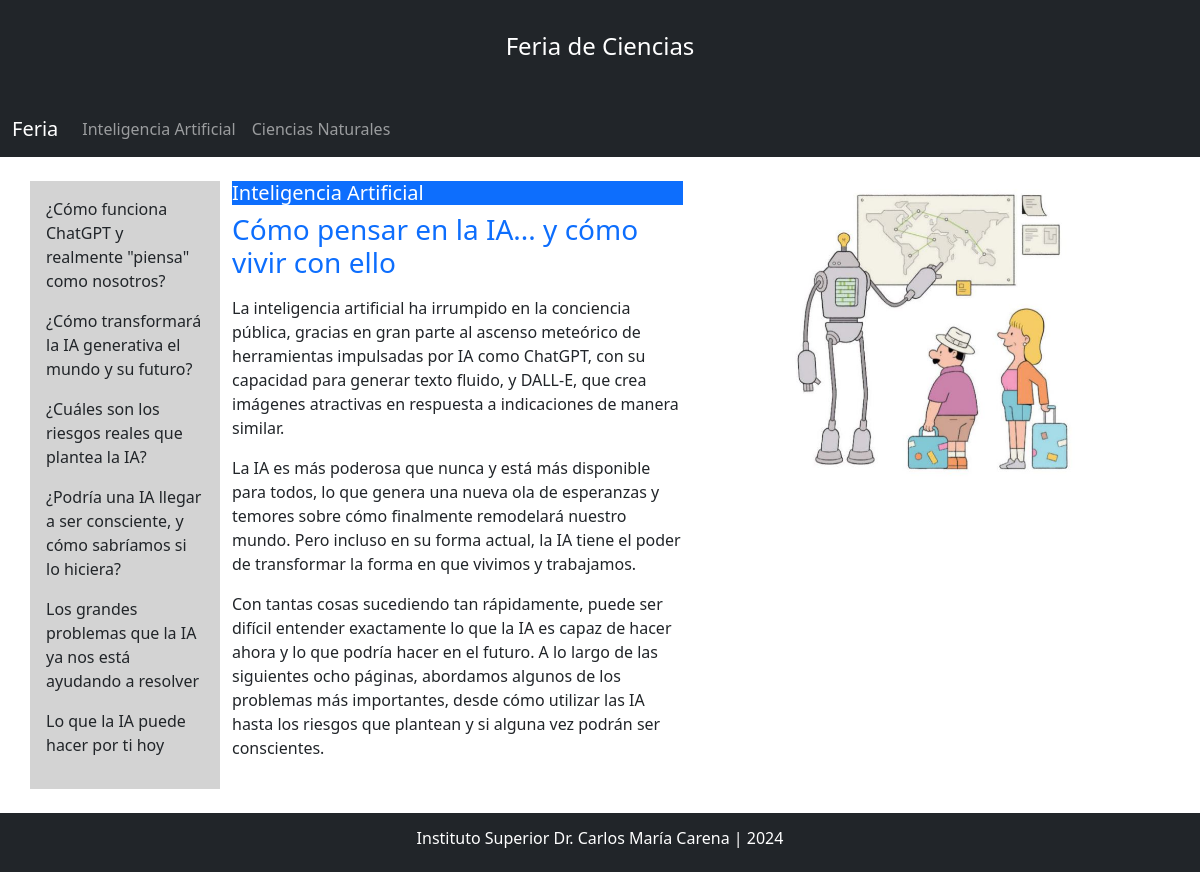
/ia/proyecto/1, run on the app's committed database.
### FeriaCiencias/models.py (models this page shows, shortened)
class Proyecto(models.Model):
    nombre = models.CharField(max_length=50)
    titulo = models.CharField(max_length=100)
    descripcion = models.TextField()
    imagen = models.CharField(max_length=100)
    link = models.CharField(max_length=100, default='', null=True)

class Seccion(models.Model):
    titulo = models.CharField(max_length=100)
    descripcion = models.TextField()
    imagen = models.CharField(max_length=100)
    idProyecto = models.ForeignKey(Proyecto, on_delete=models.PROTECT)
    link = models.CharField(max_length=100, default='', null=True)

### FeriaCiencias/views.py (the view)
# urls.py: path('ia/proyecto/<int:pk>', views.proyecto, name='proyecto'),
def proyecto(request, pk):
    proyectos = Proyecto.objects.all()
    proyecto = Proyecto.objects.get(id=pk)
    secciones = Seccion.objects.filter(idProyecto__nombre__icontains=proyecto.nombre)
    context = {"proyecto": proyecto, "proyectos": proyectos, "secciones": secciones}
    return render(request, "ia/proyecto.html", context)

### Carena/templates/IA/proyecto.html (shortened to what this page needs)
{% extends "base.html" %}
{% load static %}
{% block content %}
    <div id="contenido" class="container">
        <div class="row">
            <div class="d-none d-lg-block col-lg-2 p-3" style="background-color: lightgray">
                {% for s in secciones %}
                    <p><a class="text-decoration-none text-dark" href="{{ s.link }}/{{ s.id }}">{{ s.titulo }}</a></p>
                {%  endfor %}
            </div>
            <div class="col-md-5">
                <h5 class="bg-primary"><a class="text-white text-decoration-none" href="{{ proyecto.link }}/{{ proyecto.id }}">{{ proyecto.nombre }}</a></h5>
                <h3 class="text-primary pb-2">{{ proyecto.titulo }}</h3>
                {{ proyecto.descripcion|safe }}
            </div>
            <div class="col-md-5" id="imagen"
                 style="background-image: url('{% static proyecto.imagen %}');
                         background-position: center;
                         height: 300px;
                         background-size: contain;
                         background-repeat: no-repeat">
            </div>
        </div>
    </div>
{% endblock %}

### Carena/templates/base.html (shortened to what this page needs)
{% load static %}
<!DOCTYPE html>
<html lang="en">
<head>
    {% load bootstrap5 %}
    {% bootstrap_css %}
    <link rel="stylesheet" href="{% static 'estilos.css' %}">
</head>
<body>
    <div class="d-flex flex-column min-vh-100">
        <header class="container-fluid bg-dark text-white text-center p-10" style="padding: 2rem;">
            <h4>Feria de Ciencias</h4>
        </header>
        <nav class="navbar navbar-expand-sm bg-dark navbar-dark sticky-top mb-4">
            <div class="container-fluid">
                <a class="navbar-brand" href="/index">Feria</a>
                <div class="collapse navbar-collapse" id="collapsibleNavbar">
                    <ul class="navbar-nav">
                        {% for p in proyectos %}
                        <li class="nav-item">
                            <a class="nav-link" href="{{ p.link }}/{{ p.id }}">{{ p.nombre }}</a>
                        </li>
                        {% endfor %}
                    </ul>
                </div>
            </div>
        </nav>
        <main class="flex-fill">
            {% block content %}
            {% endblock %}
        </main>
        <footer class="container-fluid bg-dark text-center p-3 text-white mt-4">
            <h6>Instituto Superior Dr. Carlos María Carena | 2024</h6>
        </footer>
    </div>
</body>
</html>

### Carena/static/estilos.css (style rules this page uses)
body { margin: 0; padding: 0; min-height: 100vh; box-sizing: border-box; }

### data on the page
Proyecto: nombre "Inteligencia Artificial", titulo "Cómo pensar en la IA... y cómo vivir con ello", descripcion "La inteligencia artificial ha irrumpido en la conciencia pública, gracias en gran parte al ascenso meteórico de herramientas impulsadas por IA como ChatGPT, con su capacidad para generar texto fluido, y DALL-E, que crea imágenes atractivas en respuesta a indicaciones de manera similar. La IA es más poderosa que nunca y está más disponible para todos, lo que genera una nueva ola de esperanzas y temores sobre cómo finalmente remodelará nuestro mundo. Pero incluso en su forma actual, la IA tiene el poder de transformar la forma en que vivimos y trabajamos. Con tantas cosas sucediendo tan rápidamente, puede ser difícil entender exactamente lo que la IA es capaz de hacer ahora y lo que podría…", imagen (picture)
Proyecto: nombre "Ciencias Naturales"
Seccion: titulo "¿Cómo funciona ChatGPT y realmente \"piensa\" como nosotros?"
Seccion: titulo "¿Cómo transformará la IA generativa el mundo y su futuro?"
Seccion: titulo "¿Cuáles son los riesgos reales que plantea la IA?"
Seccion: titulo "¿Podría una IA llegar a ser consciente, y cómo sabríamos si lo hiciera?"
Seccion: titulo "Los grandes problemas que la IA ya nos está ayudando a resolver"
Seccion: titulo "Lo que la IA puede hacer por ti hoy"
